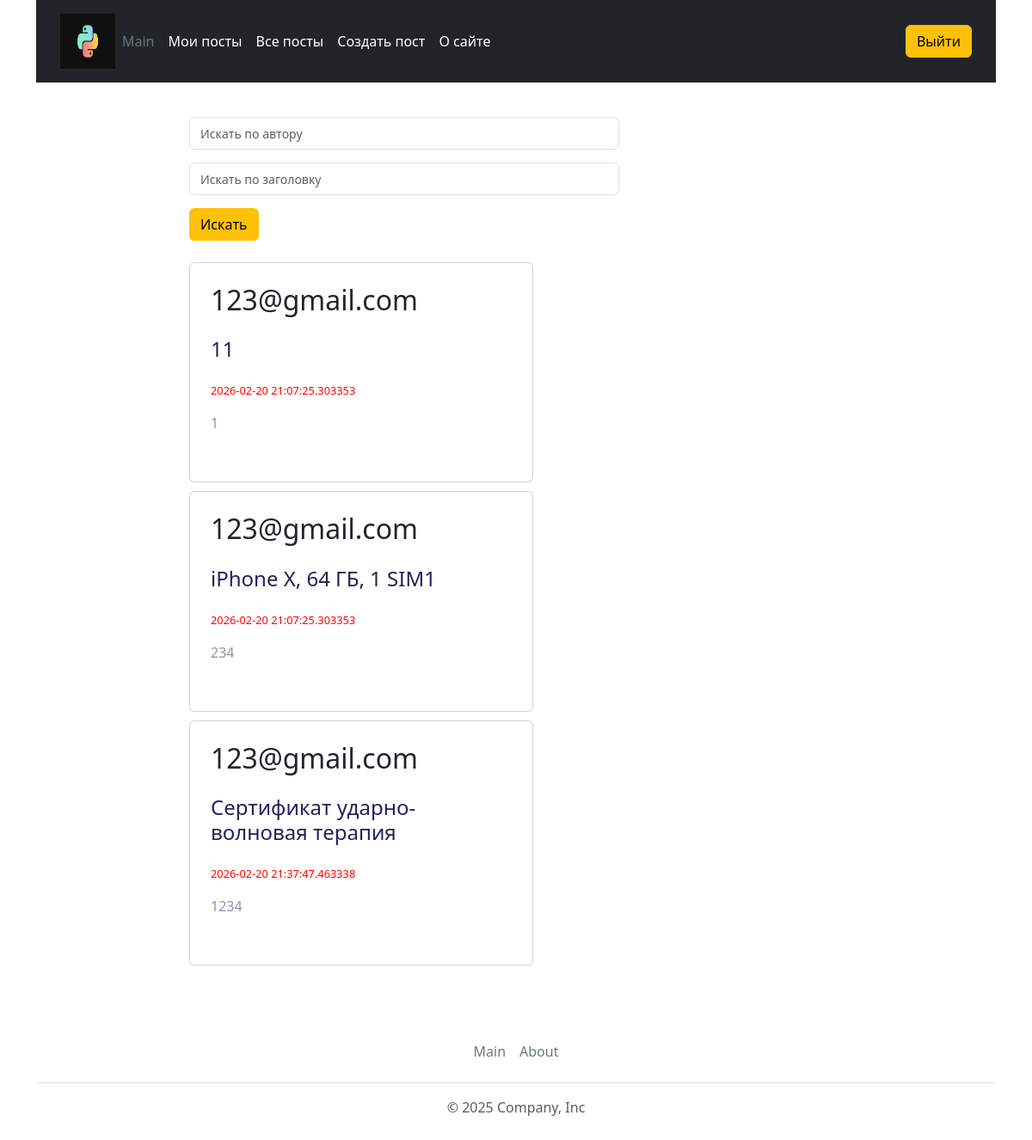
Page /myposts (signed in) on the committed database.
### model.py (models this page shows)
class Post(db.Model):
    __tablename__ = 'posts'
    id = db.Column(db.Integer, primary_key=True)
    title = db.Column(db.String(300), nullable=False)
    text = db.Column(db.Text, nullable=False)
    user_id = db.Column(db.Integer, db.ForeignKey('users.id'))
    user = db.relationship('User', back_populates='posts')
    created_at = db.Column(db.DateTime, default=datetime.datetime.utcnow())

class User(db.Model):
    __tablename__ = 'users'
    id = db.Column(db.Integer, primary_key=True)
    email =db.Column(db.String(300), nullable=False)
    password =db.Column(db.String(300), nullable=False)
    posts = db.relationship('Post', back_populates='user')

### main.py (the view)
@app.route("/myposts")
@jwt_required()
def myposts():
    data = controller.get_my_posts(context.get_email())
    if data['code'] == '0':
        return render_template('posts.html', posts=data['posts'])
    return handler.throw_error(data['code'])

### context.py (called while the page is built)
    def get_email(self):
        return self.__email

    def get_is_authorized(self):
        return self.__is_authorized

### controller.py (called while the page is built)
    def get_my_posts(self, email):
        try:
            user = User.query.filter_by(email=email).first()
            return {
                'code':'0',
                'posts':user.posts
            }
        except:
            return {
                'code':'unknown'
            }

### main.py (called while the page is built)
@app.context_processor
def inject_globals():
    return dict(
        context=context
    )

### templates/posts.html (shortened to what this page needs)
{% extends 'base.html' %}
{% block content %}
<form id="search_block" method="post">
  <input type="text" class="form-control search_input"  placeholder="Искать по автору" name="author">
  <input type="text" class="form-control search_input"  placeholder="Искать по заголовку" name="title">
  <a href="{{ url_for('allposts') }}"><button type="submit" class="btn btn-warning">Искать</button></a>
</form>
<div class="all_posts">
{% for post in posts %}
  <div class="card">
    <h2 class="author_name">{{ post.user.email }}</h2>
    <h3 class="blog-title">{{ post.title }}</h3>
    <span class="blog-time">{{ post.created_at }}</span>
    <p class="description">
      {{ post.text }}
    </p>
  </div>
{% endfor %}
</div>
{% endblock %}

### static/css/main.css (style rules this page uses)
body { margin:0; }
*, *:before, *:after { box-sizing: border-box; }

### static/css/create.css (style rules this page uses)
input::placeholder, textarea::placeholder { color: #aca49c; font-size: 0.875em; }

### static/css/post.css (style rules this page uses)
.search_input { max-width: 500px; margin-bottom: 15px; }
#search_block { margin-bottom: 25px; }
.all_posts { max-width: 100vh; display: flex; flex-direction: row; column-gap: 10px; row-gap: 10px; flex-wrap: wrap; }
.card { width: 25rem; height: auto; background: #fff; border-radius: 1.5rem; padding: 1.5rem; overflow: hidden; position: relative; }
.blog-title { color: #22215B; padding: 1rem 0; font-size: 1.5rem; }
.description { padding: 1rem 0; color: #22215B80; font-size: 1rem; }
.blog-time { font-size: .8rem; color: red; }

### rows in the picture
Post: user.email "123@gmail.com", title "11", created_at "2026-02-20 21:07:25.303353", text "1"
Post: user.email "123@gmail.com", title "iPhone X, 64 ГБ, 1 SIM1", created_at "2026-02-20 21:07:25.303353", text "234"
Post: user.email "123@gmail.com", title "Сертификат ударно-волновая терапия", created_at "2026-02-20 21:37:47.463338", text "1234"
